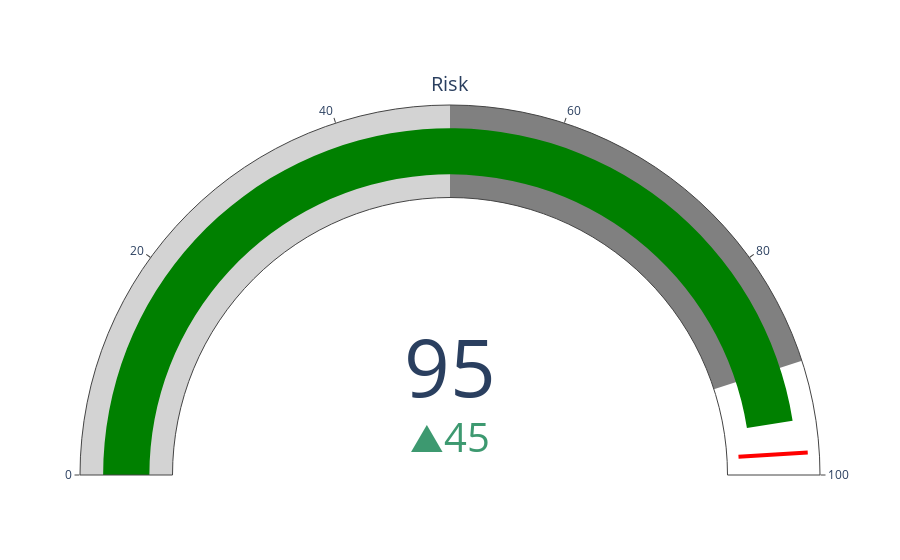

The notebook cell saved with this chart:
### Code cell
# def plot_low_confidence:
    #todo
    
# def plot_pred(pred):
    #todo

fig =go.Figure(go.Indicator(
    domain={'x': [0, 1], 'y': [0, 1]},
    value=95,
    mode='gauge+number+delta',
    title={'text':'Risk'},
    delta={'reference':50},
    gauge={'axis': {'range': [None,100]},
           'steps': [
               {'range': [0,50], 'color': 'lightGray'},
               {'range': [50,90], 'color': 'gray'}],
           'threshold': {'line': {'color': 'red', 'width': 4}, 'thickness': 0.75, 'value': 98}}))
fig.show()

### Figure 1 — Plotly figure (JSON) as saved in the notebook; plotly's stock layout.template omitted (floating-point values rounded to 4 significant figures)
{"data": [{"delta": {"reference": 50}, "domain": {"x": [0, 1], "y": [0, 1]}, "gauge": {"axis": {"range": [null, 100]}, "steps": [{"color": "lightGray", "range": [0, 50]}, {"color": "gray", "range": [50, 90]}], "threshold": {"line": {"color": "red", "width": 4}, "thickness": 0.75, "value": 98}}, "mode": "gauge+number+delta", "title": {"text": "Risk"}, "type": "indicator", "value": 95}], "layout": {"autosize": true}}
